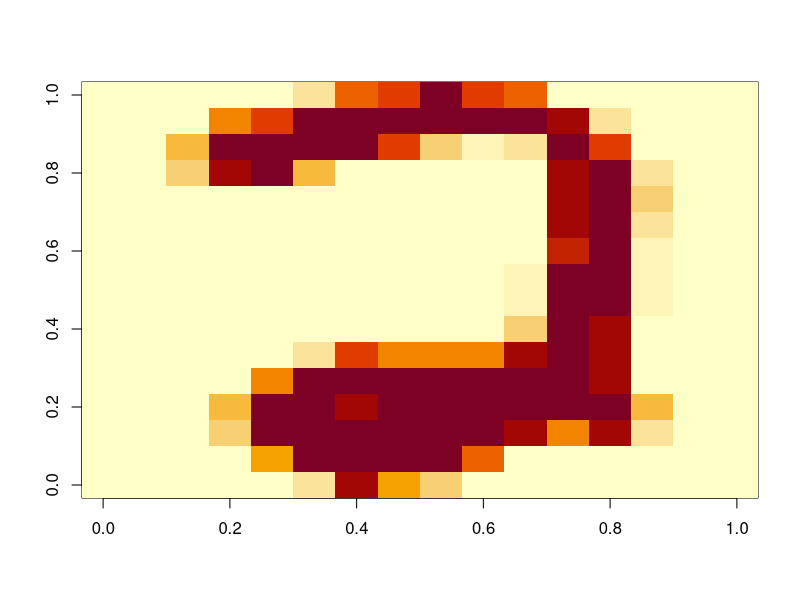
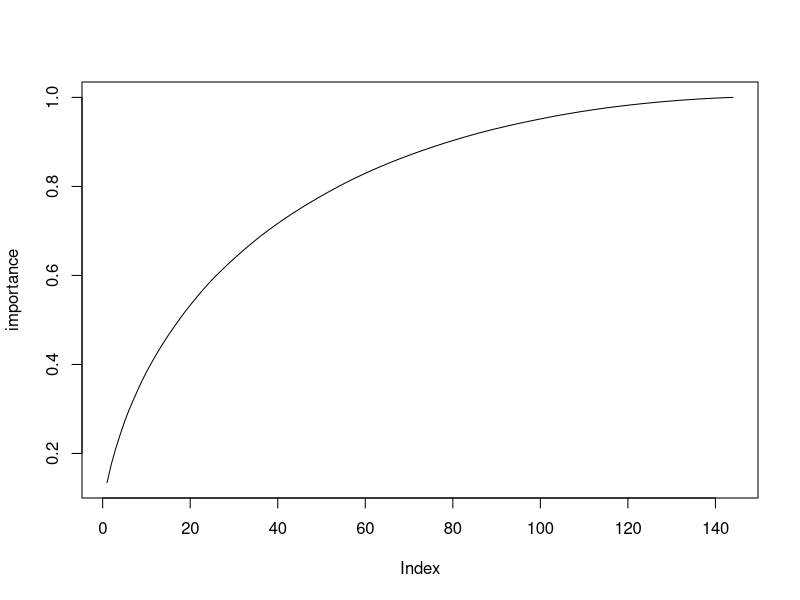

These figures' R source, in order: (Note: this script raises an error after producing the figures.)
library(MASS)

X_train <- read.csv('trainInput.csv', header = F)
y_train <- read.csv('trainOutput.csv', header = F)
X_test <- read.csv('testInput.csv', header = F)
y_test <- read.csv('testOutput.csv', header = F)
all_training <- t(rbind(X_train, y_train))
all_testing <- t(rbind(X_test, y_test))

image_list = list()
for (i in 0:9){
  image_list[[toString(i)]] <- all_training[all_training[, ncol(all_testing)] == i, -257]
}

# If you want to display the image, you need to rotate it
two = matrix(image_list[['2']][97,], nrow = 16)
image(two[, 16:1])

# we can see from the plot that the first 50 decompose values explain the almost 80% of information of the data
SigValDec = svd(image_list[['8']])
plot(cumsum(SigValDec$d) / sum(SigValDec$d), type = 'l', ylab = 'importance')

r_sig_vec <- list()
for (i in 0:9) {
  r_sig_vec[[ toString(i) ]] <- svd(image_list[[ toString(i) ]], nv = 50)$v
}

# the dimension of the right singular vector is 256 * 50
print( dim(r_sig_vec[['0']]))

# For example
b <- ginv(r_sig_vec[['0']]) %*% matrix(image_list[['0']][12,], ncol = 1)
zero_for_zero <- norm(matrix(image_list[['0']][12,], ncol = 1) - (r_sig_vec[['0']] %*% b), '2')

b <- ginv(r_sig_vec[['0']]) %*% matrix(image_list[['3']][12,], ncol = 1)
zero_for_three <- norm(matrix(image_list[['3']][12,], ncol = 1) - (r_sig_vec[['0']] %*% b), '2')

print(zero_for_zero)
print(zero_for_three)

Error_tables <- sapply(1: rowNum, function(inx) {
  testImg <- matrix(all_testing[inx, 1:256], ncol = 1)
  sapply(0:9, function(digit) {
    b <- ginv(r_sig_vec[[ toString(digit) ]]) %*% testImg
    error <- norm(testImg - (r_sig_vec[[ toString(digit) ]] %*% b), '2')
    return(error)
  })
})


dim(Error_tables)

inx <- apply(Error_tables, 2, which.min)
prediction <- c('0':'9')[inx]

# confusion matrix for prediction and test data
table(prediction , unlist(all_testing[, 257]))


